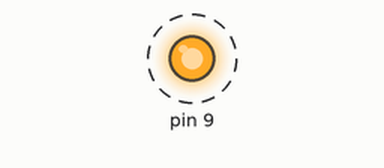
Simulated run of this sketch. Board: Arduino Uno, built with avr-gcc and run on an emulated ATmega328P. Parts: output pins drawn as LEDs (lit = HIGH). Dashed ring = blinking.

Above: at 0.05 s.
Timing chart, 0 to 4.6 s (numbered marks = the images above):
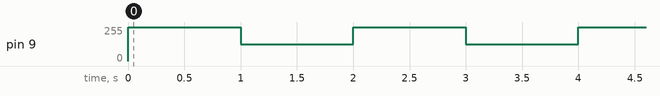

The sketch:

arduino_uno_r4_pwm.ino
```cpp
/*
The code below performs the same behavior on both the Arduino Uno R3 and the Arduino Uno R4 (WiFi)
In the setup( ) function, pin 9 is configured as an output.
In the loop( ) function, the following operations are repeatedly executed using the analogWrite( )
Output a signal with a 100% duty cycle (HIGH period ratio) on pin 9 for 1 second
Output a signal with a 50% duty cycle (HIGH period ratio) on pin 9 for 1 second
*/

void setup() {
  pinMode(9, OUTPUT);
}

void loop() {
  analogWrite(9, 255);
  delay(1000);
  analogWrite(9, 127);
  delay(1000);
}
```

Measured:
- by itself, pin 9: alternates 255/255 for 1.0 s and 127/255 for 1.0 s
